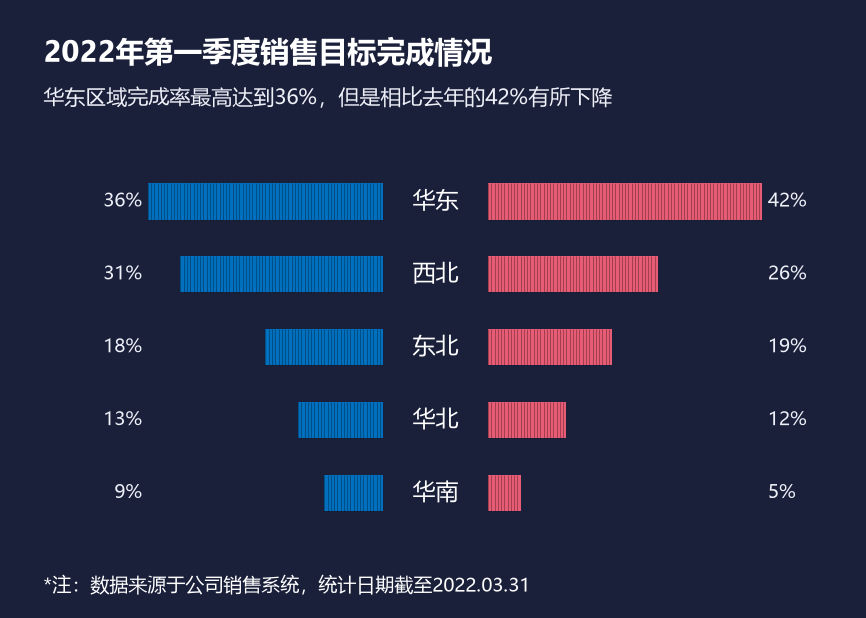

Reproduce this figure in Python.
# -*- coding: utf-8 -*-
import matplotlib
matplotlib.use('Agg')
import matplotlib.pyplot as plt
from matplotlib.font_manager import FontProperties
import numpy as np

# 字体定义（参考蝴蝶图.py）
f_title  = FontProperties(family='Microsoft YaHei', size=14, weight='bold')
f_sub    = FontProperties(family='Microsoft YaHei', size=10, weight='normal')
f_label  = FontProperties(family='Microsoft YaHei', size=11)
f_value  = FontProperties(family='Microsoft YaHei', size=9)
f_note   = FontProperties(family='Microsoft YaHei', size=9)
f_legend = FontProperties(family='Microsoft YaHei', size=10)

# 数据（按2022年降序，配合 invert_yaxis 使最大值在顶部）
regions   = ['华东', '西北', '东北', '华北', '华南']
data_2022 = [36, 31, 18, 13, 9]
data_2021 = [42, 26, 19, 12, 5]

# 条形长度比例：42% 对应条形长度 17.25
scale = 17.25 / 42.0
len_2022 = [v * scale for v in data_2022]
len_2021 = [v * scale for v in data_2021]

# 尺寸 14.68cm x 10.47cm（参考蝴蝶图.py）
fig_w = 14.68 / 2.54
fig_h = 10.47 / 2.54
fig, ax = plt.subplots(figsize=(fig_w, fig_h), dpi=150)

# 颜色（参考蝴蝶图.py）
bg_color    = '#1A1F3A'
text_color  = '#FFFFFF'
sub_color   = '#EEF0F8'   # 副标题/数值：白但略暗于标题
color_2022  = '#0070C0'   # 2022 标准蓝
color_2021  = '#E85D75'   # 2021 红色

fig.patch.set_facecolor(bg_color)
ax.set_facecolor(bg_color)

# 蝴蝶图：左侧2022（向左延伸），右侧2021（向右延伸）
bar_h = 0.5
y_step = bar_h * 2.0
y_pos = np.arange(len(regions)) * y_step
max_val = max(max(len_2022), max(len_2021))

# 计算 1cm 对应的数据单位，中间留 2cm 空间放区域名称（每侧 1cm）
ax_w_inch = (0.97 - 0.08) * fig_w
ax_w_cm = ax_w_inch * 2.54
# xlim 总跨度按 (中心半宽 + 最大条长) * 2 * 1.18 估算
center_half_cm = 1.0
# 先用近似值算 cm_in_data，再迭代一次
total_span = (center_half_cm + max_val) * 2 * 1.18
cm_in_data = total_span / ax_w_cm
center_half = cm_in_data * center_half_cm

# 坐标轴设置（整体含数值标签左右居中）
outer_pad = max_val * 0.02
left_align_x = -(center_half + len_2022[0]) - outer_pad
right_align_x = (center_half + len_2021[0]) + outer_pad
mid = (left_align_x + right_align_x) / 2
span = (center_half + max_val) * 1.18
ax.set_ylim(-0.9, y_pos[-1] + 0.7)
ax.set_xlim(mid - span, mid + span)
ax.invert_yaxis()

# 左侧条形（2022）：从 -(center_half+len) 到 -center_half，可见长度 = len
ax.barh(y_pos, len_2022, left=[-(center_half + v) for v in len_2022],
        height=bar_h, color=color_2022, edgecolor='none', zorder=3,
        align='center')
# 右侧条形（2021）：从 center_half 到 center_half+len，可见长度 = len
ax.barh(y_pos, len_2021, left=center_half,
        height=bar_h, color=color_2021, edgecolor='none', zorder=3,
        align='center')

# 条形竖条纹纹理（按 REPT("|", 值*200) 计算竖线数量：百分比*2，等距排列）
stripe_color = (0, 0, 0, 0.3)
for y, v22, v21, l22, l21 in zip(y_pos, data_2022, data_2021, len_2022, len_2021):
    yb = y - bar_h / 2
    yt = y + bar_h / 2
    n22 = round(v22 * 2)
    if n22 > 0:
        step22 = l22 / n22
        xs = -(center_half + l22) + np.arange(n22) * step22
        ax.vlines(xs, yb, yt, colors=stripe_color, linewidth=0.5, zorder=4)
    n21 = round(v21 * 2)
    if n21 > 0:
        step21 = l21 / n21
        xs = center_half + np.arange(n21) * step21
        ax.vlines(xs, yb, yt, colors=stripe_color, linewidth=0.5, zorder=4)

# 数值写在条形外侧，左侧统一对齐到36%位置，右侧统一对齐到42%位置

for y, v22, v21 in zip(y_pos, data_2022, data_2021):
    ax.text(left_align_x, y, f'{v22}%', ha='right', va='center',
            fontproperties=f_value, color=sub_color, zorder=8)
    ax.text(right_align_x, y, f'{v21}%', ha='left', va='center',
            fontproperties=f_value, color=sub_color, zorder=8)

# 中间区域名称
for y, name in zip(y_pos, regions):
    ax.text(0, y, name, ha='center', va='center',
            fontproperties=f_label, color=text_color, zorder=9,
            bbox=dict(facecolor=bg_color, edgecolor='none', pad=3))

# 隐藏所有轴线和刻度
for spine in ax.spines.values():
    spine.set_visible(False)
ax.set_xticks([])
ax.set_yticks([])
ax.tick_params(length=0)


# 主标题
fig.text(0.05, 0.94, '2022年第一季度销售目标完成情况',
         ha='left', va='top', fontproperties=f_title, color=text_color)
# 副标题
fig.text(0.05, 0.86, '华东区域完成率最高达到36%，但是相比去年的42%有所下降',
         ha='left', va='top', fontproperties=f_sub, color=sub_color)

# 底部脚注
fig.text(0.05, 0.035, '*注：数据来源于公司销售系统，统计日期截至2022.03.31',
         ha='left', va='bottom', fontproperties=f_note, color=text_color)

plt.subplots_adjust(left=0.08, right=0.97, top=0.78, bottom=0.12)
plt.savefig('蝴蝶图2.png', facecolor=bg_color, dpi=150)
print('saved 蝴蝶图2.png')
